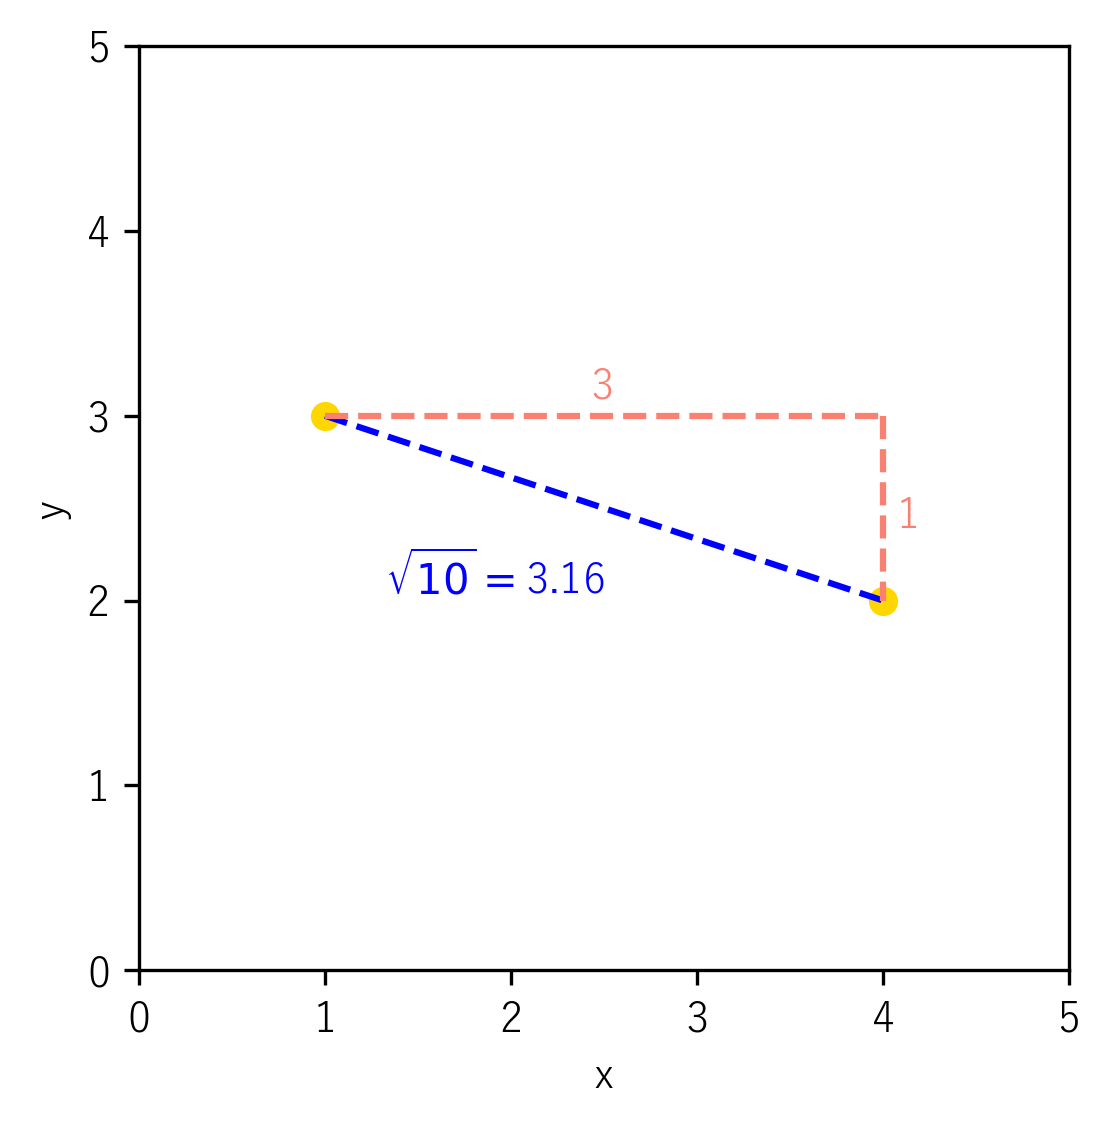

Reproduce this figure in Python.
import matplotlib.pyplot as plt
import numpy as np

plt.rcParams['font.family'] = 'Yu Gothic'

# ポイントの定義
x1, y1 = 1, 3
x2, y2 = 4, 2

# ユークリッド距離の計算
euclidean_distance = np.sqrt((x2 - x1)**2 + (y2 - y1)**2)

# マンハッタン距離の計算
manhattan_distance = abs(x2 - x1) + abs(y2 - y1)

# プロット
fig, ax = plt.subplots(figsize=(4, 4))
ax.scatter([x1, x2], [y1, y2], c='gold') #, label='Points')
ax.plot([x1, x2], [y1, y2], c='blue', linestyle='--')  #, label=f'ユークリッド距離')
ax.plot([x1, x2], [y1, y1], c='salmon', linestyle='--')  #, label='マンハッタン距離')
ax.plot([x2, x2], [y1, y2], c='salmon', linestyle='--')

# マンハッタン距離の線のラベル
ax.text((x1+x2)/2+0.05, y1+0.05, f'{abs(x2-x1)}', verticalalignment='bottom', horizontalalignment='right', color='salmon')
ax.text(x2+0.2, (y1+y2)/2-0.15, f'{abs(y2-y1)}', verticalalignment='bottom', horizontalalignment='right', color='salmon')

# ユークリッド距離の線のラベル
mid_x = (x1 + x2) / 2
mid_y = (y1 + y2) / 2
ax.text(mid_x, mid_y - 0.5,  r'$\sqrt{10}=$' + f'{euclidean_distance:.2f}', verticalalignment='bottom', horizontalalignment='right', color='blue')

# グリッドとラベルの設定
# ax.grid(True)
# ax.legend()

plt.xlabel('x')
plt.ylabel('y')

# x_rangeとy_rangeを0から5に設定
plt.xlim([0, 5])
plt.ylim([0, 5])

plt.savefig('euclidean_manhattan_metric.png', bbox_inches='tight', dpi=300)
plt.show()
